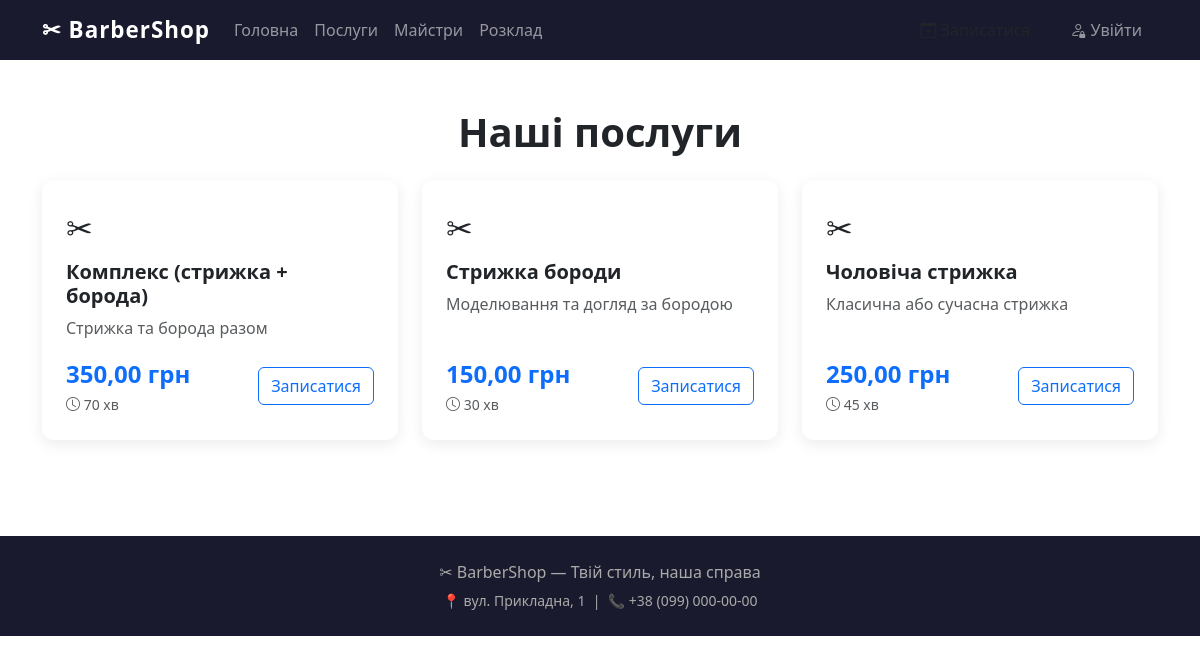
Page /services/ on the committed database.
### booking/models.py (models this page shows, shortened)
class Service(models.Model):
    name = models.CharField(max_length=200, verbose_name='Назва послуги')
    description = models.TextField(verbose_name='Опис', blank=True)
    price = models.DecimalField(
        max_digits=8, decimal_places=2, verbose_name='Ціна (грн)'
    )
    duration = models.PositiveIntegerField(
        verbose_name='Тривалість (хв)',
        help_text='Тривалість послуги у хвилинах'
    )
    is_active = models.BooleanField(default=True, verbose_name='Активна')
    class Meta:
        verbose_name = 'Послуга'
        verbose_name_plural = 'Послуги'
        ordering = ['name']

### booking/views.py (the view)
# urls.py: path('services/', views.service_list, name='service_list'),
def service_list(request):
    services = Service.objects.filter(is_active=True)
    return render(request, 'booking/service_list.html', {'services': services})

### booking/templates/booking/service_list.html (shortened to what this page needs)
{% extends 'base.html' %}
{% block content %}
<div class="container py-5">
    <h1 class="fw-bold mb-4 text-center">Наші послуги</h1>
    <div class="row g-4">
        {% for service in services %}
        <div class="col-md-4">
            <div class="card h-100 p-4">
                <div class="fs-2 mb-2">✂</div>
                <h5 class="fw-bold">{{ service.name }}</h5>
                <p class="text-muted">{{ service.description|default:"Професійна послуга від досвідчених майстрів." }}</p>
                <div class="mt-auto d-flex justify-content-between align-items-center">
                    <div>
                        <span class="fs-4 fw-bold text-primary">{{ service.price }} грн</span>
                        <br><small class="text-muted"><i class="bi bi-clock"></i> {{ service.duration }} хв</small>
                    </div>
                    <a href="{% url 'appointment_create' %}" class="btn btn-outline-primary">Записатися</a>
                </div>
            </div>
        </div>
        {% empty %}
        <div class="col text-center text-muted py-5">Послуги ще не додані.</div>
        {% endfor %}
    </div>
</div>
{% endblock %}

### templates/base.html (style rules this page uses)
body { font-family: 'Segoe UI', sans-serif; }
.card { border: none; box-shadow: 0 4px 15px rgba(0,0,0,0.08); border-radius: 12px; transition: transform 0.2s; }

### rows in the picture
Service: name "Комплекс (стрижка + борода)", description "Стрижка та борода разом", price "350,00", duration "70"
Service: name "Стрижка бороди", description "Моделювання та догляд за бородою", price "150,00", duration "30"
Service: name "Чоловіча стрижка", description "Класична або сучасна стрижка", price "250,00", duration "45"
